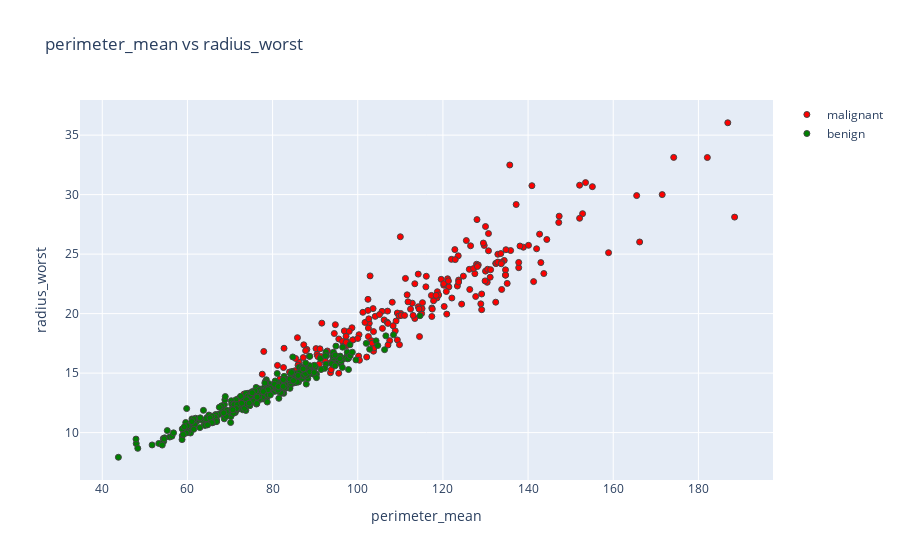

Notebook code for this chart:
### Code cell
plotFeatureOneFeatureTwo('perimeter_mean','radius_worst')
# plotFeatureOneFeatureTwo('area_mean','radius_worst')
# plotFeatureOneFeatureTwo('texture_mean','texture_worst')
# plotFeatureOneFeatureTwo('area_worst','radius_worst')

### Figure 1 — Plotly figure (JSON) as saved in the notebook; plotly's stock layout.template omitted (floating-point values rounded to 4 significant figures; data arrays with more than 128 entries replaced by an {"elided": "..."} marker saying what was removed)
{"data": [{"marker": {"color": "red", "line": {"width": 1}}, "mode": "markers", "name": "malignant", "type": "scatter", "x": {"elided": "212 float values"}, "y": {"elided": "212 float values"}}, {"marker": {"color": "green", "line": {"width": 1}}, "mode": "markers", "name": "benign", "type": "scatter", "x": {"elided": "357 float values"}, "y": {"elided": "357 float values"}}], "layout": {"title": {"text": "perimeter_mean vs radius_worst"}, "xaxis": {"title": {"text": "perimeter_mean"}, "zeroline": false}, "yaxis": {"title": {"text": "radius_worst"}, "zeroline": false}}}
